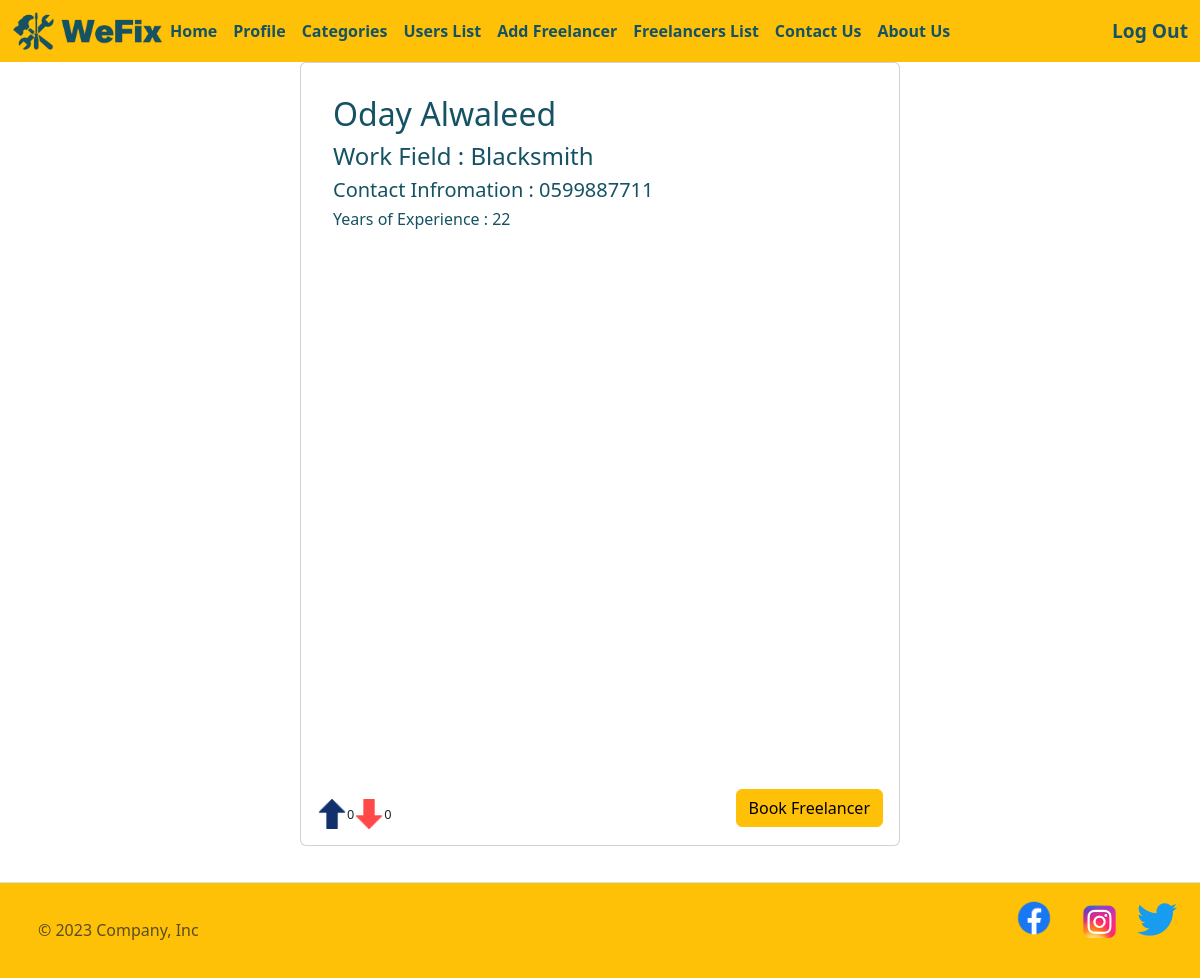
Page /freedetails/10 (signed in) on the committed database.
### main_app/models.py (models this page shows)
class Freelancer(models.Model):
    first_name = models.CharField(max_length=45)
    last_name = models.CharField(max_length=45)
    phone_number = models.CharField(max_length=10)
    experience = models.PositiveIntegerField(default=0)
    category = models.ForeignKey(Category , related_name="freelancers" , on_delete=models.DO_NOTHING )
    users_who_like = models.ManyToManyField(User, related_name='liked_freelancer')
    users_who_dislike = models.ManyToManyField(User, related_name='disliked_freelancer')
    created_at = models.DateTimeField(auto_now_add=True)
    updated_at = models.DateTimeField(auto_now=True)
    objects = FreelancerManager()

class Category(models.Model):
    name = models.CharField(max_length=45)
    image = models.CharField(max_length=255 , default='yes')

### main_app/views.py (the view)
def free_details(request , id):
    if 'userid' not in request.session:
        return redirect ('/log-in')
    else:
        context = {
        "free_details" : models.free_details_models(id)
    }
        return render (request , 'free-details.html', context)

### main_app/models.py (called while the page is built)
def free_details_models(id):
    return Freelancer.objects.get(id = id)

### main_app/templates/free-details.html (shortened to what this page needs)
<!doctype html>
<html lang="en">
<head>
    {%load static%}
    <link rel="stylesheet" href="{% static 'css/style.css' %}">
    <link href="https://cdn.jsdelivr.net/npm/bootstrap@5.3.0/dist/css/bootstrap.min.css" rel="stylesheet"
>
</head>
<body>
    <nav class="navbar navbar-expand-lg bg-warning">
        <div class="container-fluid">
            <a href="/"><img class="logo-img" src="{% static 'img/logo.png' %}" alt="logo"></a>
            <div class="collapse navbar-collapse" id="navbarSupportedContent">
                {% if request.session.userid == 1 %}
                <ul class="navbar-nav me-auto mb-2 mb-lg-0">
                    <li class="nav-item">
                        <a id="nav-link" class="nav-link active" aria-current="page" href="/">Home</a>
                    </li>
                    <li class="nav-item">
                        <a id="nav-link" class="nav-link active" aria-current="page" href="/profile">Profile</a>
                    </li>
                    <li class="nav-item">
                        <a id="nav-link" class="nav-link active" aria-current="page" href="/category">Categories</a>
                    </li>
                    <li class="nav-item">
                        <a id="nav-link" class="nav-link active" aria-current="page" href="/userslist">Users List</a>
                    </li>
                    <li class="nav-item">
                        <a id="nav-link" class="nav-link active" aria-current="page" href="/registerfreelancer">Add
                            Freelancer</a>
                    </li>
                    <li class="nav-item">
                        <a id="nav-link" class="nav-link active" aria-current="page" href="/showfreelancer">Freelancers
                            List</a>
                    </li>
                    <li class="nav-item">
                        <a id="nav-link" class="nav-link active" aria-current="page" href="/contact">Contact Us</a>
                    </li>
                    <li class="nav-item">
                        <a id="nav-link" class="nav-link active" aria-current="page" href="/aboutUS">About Us</a>
                    </li>
                </ul>
                {%endif%}
                {%if request.session.userid%}
                <a href="/logout" class="log-in">Log Out</a>
                {%else%}
                <a href="/log-in" class="log-in">Login</a>
                {%endif%}
            </div>
        </div>
    </nav>
    <div class="free-details">
        <div class="card mb-3 w-50 p-3">
            <div id="card_body" class="card-body">
                <h2>{{free_details.first_name}} {{free_details.last_name}}</h2>
                <h4>Work Field : {{free_details.category.name}}</h4>
                <h5>Contact Infromation : {{free_details.phone_number}}</h5>
                <h6>Years of Experience : {{free_details.experience}} </h6>
            </div>
            <div class="bookbtn">
                <div class="vote">
                    <a href="/like_freelancer/{{ free_details.id }}"><img src="{% static 'img/vote-up.png' %}" alt="vote up" onmouseover="addShadow(this)" onmouseleave="removeShadow(this)"></a><span>{{ free_details.users_who_like.count }}</span>
                    <a href="/dislike_freelancer/{{ free_details.id }}"><img src="{% static 'img/vote-down.png' %}" alt="vote down" onmouseover="addDown(this)" onmouseleave="removeDown(this)"></a><span>{{ free_details.users_who_dislike.count }}</span>
            </div>
            <div>
                <div>
                    <a onmouseover='addShadow(this)' onmouseleave='removeShadow(this)' class="btn btn-warning" href="/sendemail">Book Freelancer</a>
                </div>
            </div>
            </div>
        </div>
    </div>
    <div class="footer bg-warning">
        <footer class="d-flex flex-wrap justify-content-between align-items-center py-3 my-0 border-top">
          <div class="col-md-4 d-flex align-items-center">
            <a href="/" class="mb-3 me-2 mb-md-0 text-body-secondary text-decoration-none lh-1">
              <svg class="bi" width="30" height="24"><use xlink:href="#bootstrap"/></svg>
            </a>
            <span class="mb-3 mb-md-0 text-body-secondary">&copy; 2023 Company, Inc</span>
          </div>
          <ul id="social" class="nav col-md-4 justify-content-end list-unstyled d-flex">
            <li class="ms-3"><a class="text-body-secondary" href="#"><img   id="facebook"src="{% static 'img/Facebook-logo.png' %}" alt="facebook-icon"></a></li>
            <li class="ms-3"><a class="text-body-secondary" href="#"> <img   class="social-img" src="{% static 'img/Instagram.png' %}" alt="instagram-icon"></a></li>
            <li class="ms-3"><a class="text-body-secondary" href="#"><img   class="social-img" src="{% static 'img/twitter.png' %}" alt="facebook-icon"><svg class="bi" width="24" height="24"><use xlink:href="#facebook"/></svg></a></li>
          </ul>
        </footer>
      </div>
</body>
</html>

### main_app/static/css/style.css (style rules this page uses)
.logo-img { width: 150px; }
.log-in { text-decoration: none; color: #155263; font-size: larger; font-weight: bold; }
#nav-link { color: #155263; font-weight: bold; }
.social-img { margin-top: 6%; margin-left: 1%; width: 40px; }
#facebook { width: 60px; }
.card { border: 2px solid #155263; border-radius: 5px; padding: 1rem; margin-bottom: 10rem; }
.free-details { display: flex; justify-content: center; }
#card_body>* { color: #155263; }
.vote { display: flex; align-items: center; justify-content: space-between; width: 10%; margin-top: 10px; }
.vote img { width: 30px; }
.vote span { font-size: 0.8rem; }
.footer { margin-top: 20px; }
.white-space , .user_info , .user-table , .categories , .contact , .free-details , .list-cat , .footer_position { height : 100vh; }
.bookbtn { display: flex; justify-content: space-between; }

### rows in the picture
Freelancer: first_name "Oday", last_name "Alwaleed", category.name "Blacksmith", phone_number "0599887711", experience "22", users_who_like.count "0", users_who_dislike.count "0"
